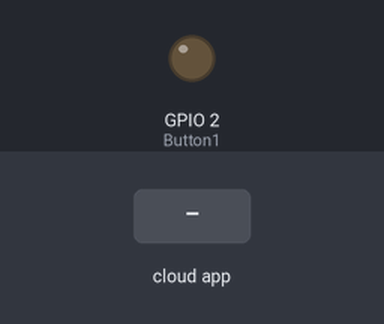
This sketch was run on a simulated ESP8266 (NodeMCU). Parts: output pins drawn as LEDs (lit = HIGH). Inputs (shaded band) come from the test bench. WiFi joins after 1.5 s; servers stay silent unless stated; no MQTT or app messages arrive unless stated; what the sketch prints to the serial monitor is not drawn.

Above: at 2.7 s.
2.8 s: the phone or cloud app sets Button1 to 1
At 4.0 s:
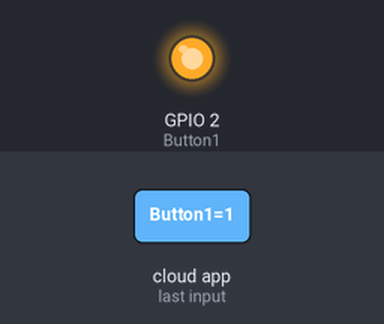
4.3 s: the phone or cloud app sets Button1 to 0
At 4.9 s:
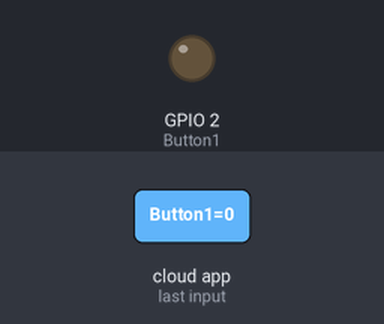
Timing chart, 0 to 7.3 s (numbered marks = the images above; inputs shaded):
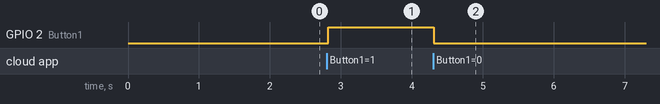

The sketch:

home_auto.ino
```cpp
//Google Assistant Home Automation
#include <ESP8266WiFi.h>
#include "Adafruit_MQTT.h"
#include "Adafruit_MQTT_Client.h"

int Button1 = 2;

#define WLAN_SSID "" // Your SSID
#define WLAN_PASS "" //Your password

//Adafruit.io credentials
#define AIO_SERVER "io.adafruit.com" //Adafruit Server
#define AIO_SERVERPORT 1883
#define AIO_USERNAME "" //Username
#define AIO_KEY "" //Auth Key

//WIFI CLIENT
WiFiClient client;

Adafruit_MQTT_Client mqtt(&client, AIO_SERVER, AIO_SERVERPORT, AIO_USERNAME, AIO_KEY);
Adafruit_MQTT_Subscribe Light1 = Adafruit_MQTT_Subscribe(&mqtt, AIO_USERNAME"/feeds/Button1");

void MQTT_connect();

void setup()
{
  Serial.begin(115200);
  pinMode(Button1, OUTPUT);

  //Connect to WiFi access point.
  Serial.println(); Serial.println();
  Serial.print("Connecting to ");
  Serial.println(WLAN_SSID);

  WiFi.begin(WLAN_SSID, WLAN_PASS);

  while (WiFi.status() != WL_CONNECTED)
  {
    delay(500);
    Serial.print(".");
  }

  Serial.println();
  Serial.println("WiFi connected");
  Serial.println("IP address: ");
  Serial.println(WiFi.localIP());

  mqtt.subscribe(&Light1);
}

void loop()
{
  MQTT_connect();

  Adafruit_MQTT_Subscribe *subscription;
  while ((subscription = mqtt.readSubscription(20000)))
  {
    if (subscription == &Light1)
    {
      Serial.print(F("Got: "));
      Serial.println((char *)Light1.lastread);
      int Light1_State = atoi((char *)Light1.lastread);
      digitalWrite(Button1, Light1_State);
    }

    /*
    if (subscription == &Light2)
    {
      Serial.print(F("Got: "));
      Serial.println((char *)Light2.lastread);
      int Light2_State = atoi((char *)Light2.lastread);
      digitalWrite(Relay2, Light2_State);
    }
    if (subscription == &Light3) {
      Serial.print(F("Got: "));
      Serial.println((char *)Light3.lastread);
      int Light3_State = atoi((char *)Light3.lastread);
      digitalWrite(Relay3, Light3_State);
    }
    if (subscription == &Light4) {
      Serial.print(F("Got: "));
      Serial.println((char *)Light4.lastread);
      int Light4_State = atoi((char *)Light4.lastread);
      digitalWrite(Relay4, Light4_State);

    }
    */
  }
}

void MQTT_connect()
{
  int8_t ret;

  if (mqtt.connected()) {
    return;
  }

  Serial.print("Connecting to MQTT... ");

  uint8_t retries = 3;

  while ((ret = mqtt.connect()) != 0)
  {
    Serial.println(mqtt.connectErrorString(ret));
    Serial.println("Retrying MQTT connection in 5 seconds...");
    mqtt.disconnect();
    delay(5000);
    retries--;
    if (retries == 0)
    {
      while (1);
    }
  }
  Serial.println("MQTT Connected!");

}
```

Measured:
- after the input at 2.8 s, GPIO 2 (Button1): LOW → HIGH at once
- after the input at 4.3 s, GPIO 2 (Button1): HIGH → LOW at once
